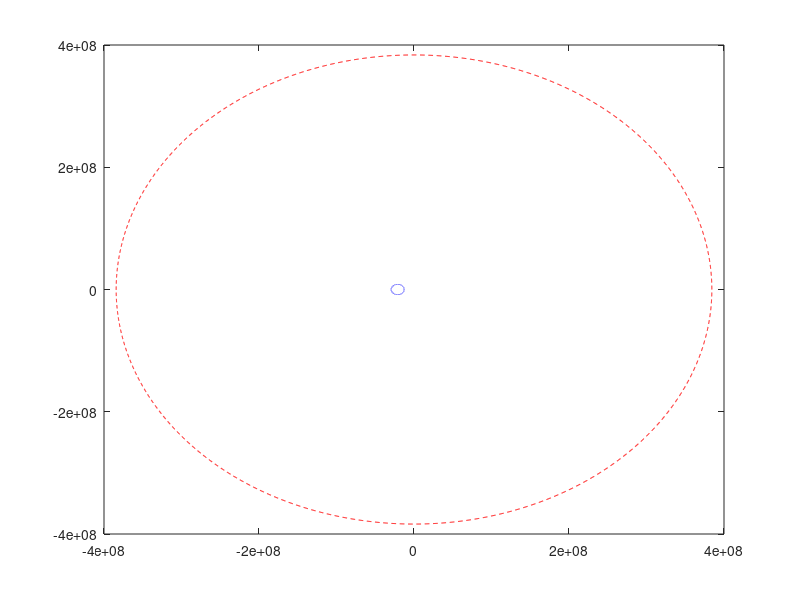

The MATLAB source for this figure: (Note: this script raises an error after producing the figure.)
%
% Hohmann Transfer Orbit
%

%
% General Parameters
%
%dt = 0.1;
G = 6.67428*10^-11; % Gravity constant
M = 5.9722*10^24; % earth's mass
%T = 20; % duration of circular motion
%t = 0:dt:T; % simulation duration steps
er = 6.371*10^6; % earth's radius 
ar = 2.042*10^6 + er; % parking orbit radius (LEO)
ae = 3.63229*10^8; % perigee distance (earth-moon)
ap = 4.054*10^8; % apogee distance (earth-moon)
a = (ae + ap)/2; % semi major axis of moon's orbit
u = G*M; % u Gravity constant (earth-moon) unit
theta = 0:0.1:360; % one full circle angle @ 0.1 deg

%
% Moon's Orbital Track
%
% Basically any planetary orbit follows elliptical/oval track instead of circular
%
e = 0.0549; % moon's eccentricity
c = e*a;
b = sqrt(a^2 - c^2); % semi-minor axis
lr = b^2/a; % semi-latus rectum or explorer's orbit
r = lr ./ (1 - e*cos(theta*pi/180)); % plotting orbital track
Tm = 2*pi*sqrt(a^3/u); % moon-earth orbit period
dtm = 100; % every time slice is stepped by 100 as the least denominator
tm = Tm*0.98:dtm:Tm; % deliberately set in order to match the orbiter's arrival
mPos = zeros(2, length(tm)); % moon's orbit track data
for i = 1:length(tm)
    mPos(:, i) = (lr ./ (1 - e*cos(2*pi*tm(i)/Tm))) .* [cos(2*pi*tm(i)/Tm); sin(2*pi*tm(i)/Tm)];
end

%
% Parking orbit
%
vo = sqrt(u/ar); % parking orbit velocity
Tp = 2*pi*sqrt(power(ar,3)/u); % LEO period
dtp = 100; % time slice of LEO period stepped by 100 as the least denominator
tp = 0:dtp:Tp; % parking orbit duration
pPos = zeros(2, length(tp)); % parking orbit position data
for i = 1:length(tp)           % Plotting orbiter's track data
    pPos(:,i) = ar * [cos(2*pi*tp(i)/Tp); sin(2*pi*tp(i)/Tp)];
end

%%%%%%%%%%%%%%%%%%%%%%%%
% Goin' to the moon!
%%%%%%%%%%%%%%%%%%%%%%%%

%
% velocity at apogee
%
va = sqrt(u*(2/ar - 1/ap)); % vis viva equation
ao = (ar+ap)/2; % semi-major axis of orbiter
lo = 2*ar*ap/(ap+ar); % semi-latus rectum of orbiter-earth orbit
eo = (ap-ar)/(ap+ar); % orbiter orbit eccentricity
ro = lo ./ (1 - eo*cos(theta*pi/180)); % Orbiter transfer orbit track
To = 2*pi*sqrt(ao^3/u); % Orbiter orbit period
dto = 900;
to = To/2:dto:To;
oPos = zeros(2, length(dto));
%oPos(:,1) = [c-ar; 0];
for i = 1:length(to)
   oPos(:,i) = (lo ./ (1 + eo*cos(2*pi*to(i)/To))) .* [cos(2*pi*to(i)/To); sin(2*pi*to(i)/To)];
end

%
% plot all
%
figure(1);
xo = r .* cos(theta*pi/180)-c; % X axis (elliptic)
yo = r .* sin(theta*pi/180); % Y axis (elliptic)
xe = ar * cos(theta*pi/180)-c; % X axis (parking orbit)
ye = ar * sin(theta*pi/180); % Y axis (parking orbit)
xm = ro .* cos(theta*pi/180)-c; % X axis (orbiter)
ym = ro .* sin(theta*pi/180); % Y axis (orbiter)
plot(xo, yo, '--r'); hold on; % plot track
plot(xe, ye, '--b');
plot(xm, ym, '--bl');
plot(-c, 0 , 'Or');
labels = {'earth'};
text(-c, 0, labels, 'VerticalAlignment','bottom','HorizontalAlignment','right');
  %h1 = plot(pPos(1,1), pPos(1,2), 'xb'); hold on;
h2 = plot(mPos(1,1), mPos(1,2), 'ob');
h3 = plot(oPos(1,1), oPos(1,2), 'xb'); 
% for i = 1:length(oPos)
%    set(h3, 'XData', oPos(1,i)+ap-(ar+c), 'YData', oPos(2,i));
%    pause(0.05);
% end
k = 1; j = 1; % index of loop
while k < length(tm)
%    axis equal;
 if j == length(pPos)
    j = 1; 
 end
 %set(h1, 'XData', pPos(1,j)-c, 'YData', pPos(2,j));
 set(h2, 'XData', mPos(1,k)-c, 'YData', mPos(2,k));
 set(h3, 'XData', oPos(1,k)+ap-(ar+c), 'YData', oPos(2,k));
pause(0.05);
 j = j + 1;
 k = k + 1;
end


%
% Created by: Dimas Widyasastrena @2022
%